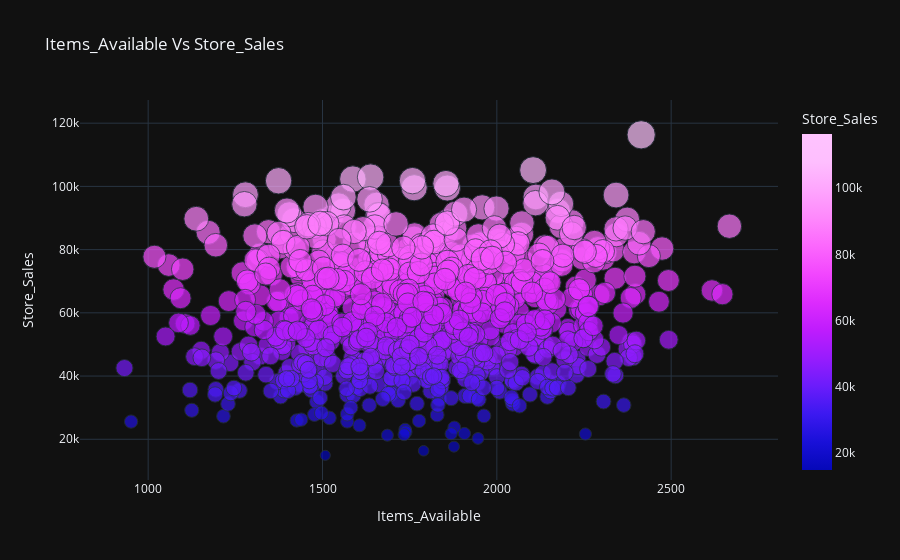

Notebook source saved alongside this figure:
### Code cell
import plotly.express as px
px.scatter(df,df.Items_Available,df.Store_Sales,color='Store_Sales',size='Store_Sales',template='plotly_dark',color_continuous_scale=px.colors.sequential.Plotly3,title='Items_Available Vs Store_Sales')

### Figure 1 — Plotly figure (JSON) as saved in the notebook; plotly's stock layout.template omitted (floating-point values rounded to 4 significant figures; data arrays with more than 128 entries replaced by an {"elided": "..."} marker saying what was removed)
{"data": [{"hovertemplate": "Items_Available=%{x}<br>Store_Sales=%{marker.color}<extra></extra>", "legendgroup": "", "marker": {"color": {"elided": "896 int values"}, "coloraxis": "coloraxis", "size": {"elided": "896 int values"}, "sizemode": "area", "sizeref": 290.8, "symbol": "circle"}, "mode": "markers", "name": "", "orientation": "v", "showlegend": false, "type": "scatter", "x": {"elided": "896 int values"}, "xaxis": "x", "y": {"elided": "896 int values"}, "yaxis": "y"}], "layout": {"coloraxis": {"colorbar": {"title": {"text": "Store_Sales"}}, "colorscale": [[0, "#0508b8"], [0.08333, "#1910d8"], [0.1667, "#3c19f0"], [0.25, "#6b1cfb"], [0.3333, "#981cfd"], [0.4167, "#bf1cfd"], [0.5, "#dd2bfd"], [0.5833, "#f246fe"], [0.6667, "#fc67fd"], [0.75, "#fe88fc"], [0.8333, "#fea5fd"], [0.9167, "#febefe"], [1, "#fec3fe"]]}, "legend": {"itemsizing": "constant", "tracegroupgap": 0}, "title": {"text": "Items_Available Vs Store_Sales"}, "xaxis": {"anchor": "y", "domain": [0, 1], "title": {"text": "Items_Available"}}, "yaxis": {"anchor": "x", "domain": [0, 1], "title": {"text": "Store_Sales"}}}}
